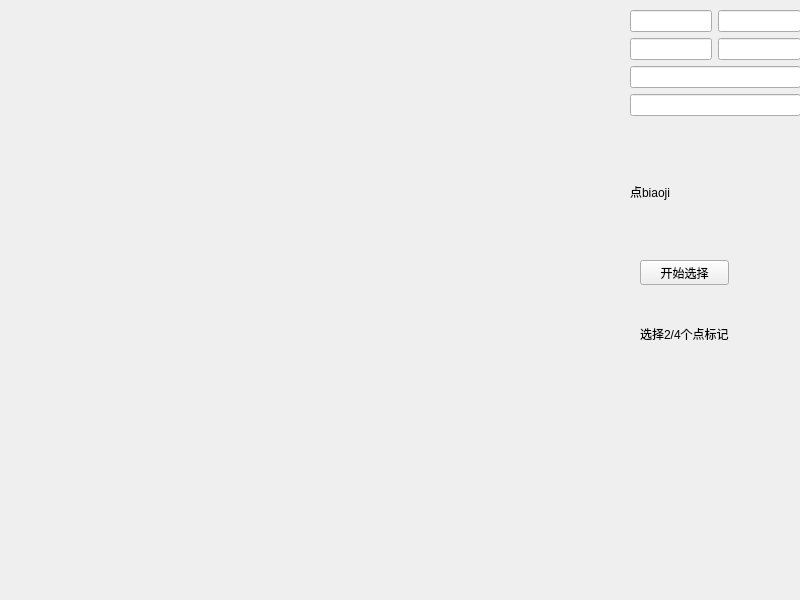
<?xml version="1.0" encoding="UTF-8"?>
<ui version="4.0">
 <class>imgWindow</class>
 <widget class="QWidget" name="imgWindow">
  <property name="geometry">
   <rect>
    <x>0</x>
    <y>0</y>
    <width>800</width>
    <height>600</height>
   </rect>
  </property>
  <property name="windowTitle">
   <string>Form</string>
  </property>
  <widget class="QLabel" name="img_label">
   <property name="geometry">
    <rect>
     <x>0</x>
     <y>0</y>
     <width>600</width>
     <height>450</height>
    </rect>
   </property>
   <property name="text">
    <string/>
   </property>
  </widget>
  <widget class="QPushButton" name="sel1">
   <property name="geometry">
    <rect>
     <x>640</x>
     <y>260</y>
     <width>89</width>
     <height>25</height>
    </rect>
   </property>
   <property name="text">
    <string>开始选择</string>
   </property>
  </widget>
  <widget class="QLabel" name="l2res_2">
   <property name="geometry">
    <rect>
     <x>640</x>
     <y>300</y>
     <width>121</width>
     <height>81</height>
    </rect>
   </property>
   <property name="text">
    <string>选择2/4个点标记
</string>
   </property>
  </widget>
  <widget class="QWidget" name="layoutWidget">
   <property name="geometry">
    <rect>
     <x>630</x>
     <y>10</y>
     <width>171</width>
     <height>252</height>
    </rect>
   </property>
   <layout class="QVBoxLayout" name="verticalLayout_3">
    <item>
     <layout class="QVBoxLayout" name="verticalLayout">
      <item>
       <layout class="QHBoxLayout" name="horizontalLayout">
        <item>
         <widget class="QLineEdit" name="l1_p1x"/>
        </item>
        <item>
         <widget class="QLineEdit" name="l1_p1y"/>
        </item>
       </layout>
      </item>
      <item>
       <layout class="QHBoxLayout" name="horizontalLayout_2">
        <item>
         <widget class="QLineEdit" name="l1_p2x"/>
        </item>
        <item>
         <widget class="QLineEdit" name="l1_p2y"/>
        </item>
       </layout>
      </item>
      <item>
       <widget class="QLineEdit" name="l1_out"/>
      </item>
      <item>
       <widget class="QLineEdit" name="total_lines"/>
      </item>
      <item>
       <widget class="QLabel" name="l1_res">
        <property name="text">
         <string>点biaoji</string>
        </property>
       </widget>
      </item>
     </layout>
    </item>
   </layout>
  </widget>
 </widget>
 <resources/>
 <connections/>
</ui>
